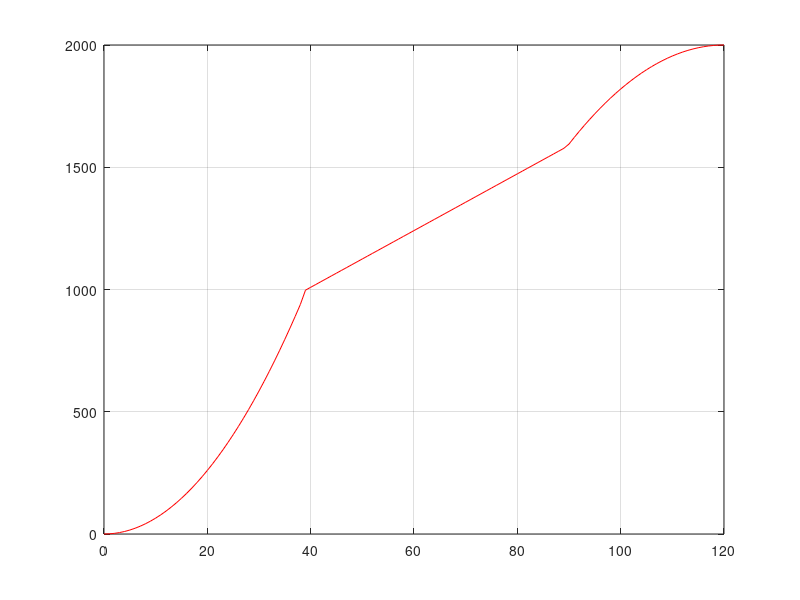
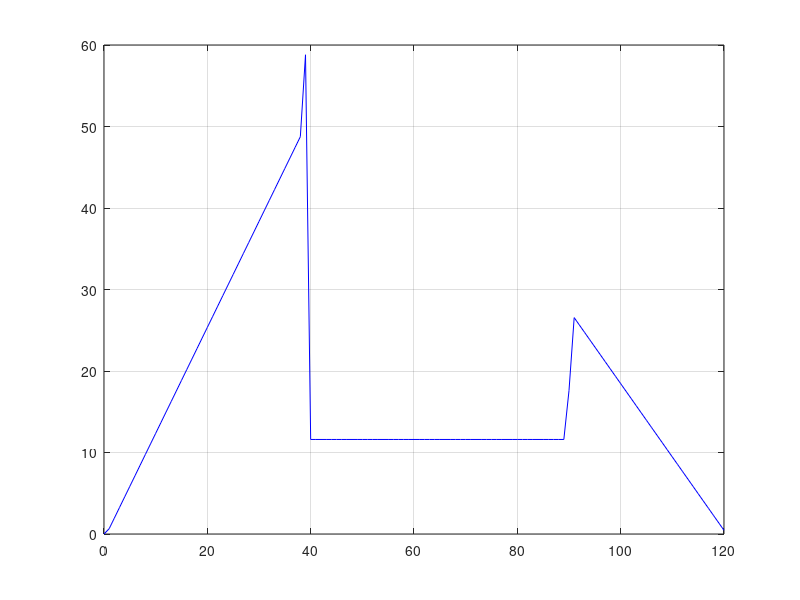

Write MATLAB code to recreate these figures, in order. (Note: this script raises an error after producing the figures.)
%Definition des parametres

dt = 1;
tmax = 120;
Temps = (0:dt:tmax)';
length_trip = 2000;

%Initialisation 1

%Dist0 = (length_trip/tmax)*Temps;

%Initialisation 2

lim1 = 39;
lim2 = 90;
length_vect = length(Temps);
Dist0 = linspace(0,length_trip,length_vect)';
Dist0(1:lim1) = (1.3/2)*Temps(1:lim1).*Temps(1:lim1) ;
Dist0(lim1+1:lim2) = 11.6 *Temps(lim1+1:lim2)+545;
Dist0(lim2+1:length_vect) = -0.45*Temps(lim2+1:length_vect).*Temps(lim2+1:length_vect)+108*Temps(lim2+1:length_vect)-4480;
Vit0 = [0; diff(Dist0)/dt];
Gamma0 = [0; diff(Vit0)/dt];
VarGamma0 = [0; diff(Gamma0)/dt];

%affichage de la situation initiale

X0 = Dist0;
X0 = [X0; Vit0];
X0 = [X0; Gamma0];
X0 = [X0; VarGamma0];

figure("Name"," Trajet initial")
plot(Temps,Dist0,'r')   
grid

figure("Name"," Vitesse initiale")
plot(Temps, Vit0, 'b')
grid

%Definition des contraintes d'inegalite

    % x(i+1) >= x(i)
 
A = [];
for i = 1:length_vect-1
    A = [A; zeros(1,i-1) 1 -1 zeros(1,length_vect-2 - (i-1))];  
end
A = [A zeros(length_vect-1, 3*length_vect )];
b = zeros(length_vect-1,1);

    % Pour t = 0:1.5 minutes x(i)<2000

for i = 1:3*(length_vect-1)/4
    A = [A; zeros(1,i-1) 1 zeros(1,((3*(length_vect-1))/4)-(i-1)) zeros(1, (length_vect-1)/4) zeros(1, 3* length_vect)];
end
    b = [b; (2000-1) * ones(3*(length_vect-1)/4,1)];

%Contraintes d'egalite

Aeq = [1 zeros(1,4*length_vect-1)];
Aeq = [Aeq; zeros(1,length_vect-1) 1 zeros(1,3*length_vect)];
Aeq = [Aeq; zeros(1,length_vect) 1 zeros(1,3*length_vect-1)];
Aeq = [Aeq; zeros(1,2*length_vect-1) 1 zeros(1,2*length_vect)];

beq = [0; 2000; 0; 0];


%Definition des limites inférieues et supérieures

lb = zeros(2*length_vect,1);
lb = [lb; -0.9* ones(1*length_vect,1)];
lb = [lb; -0.22* ones(1*length_vect,1)];

ub = 2000 * ones(length_vect,1);
ub = [ub; (140/3.6)*ones(length_vect,1)];
ub = [ub; 1.3*ones(length_vect,1)];
ub = [ub; 0.22*ones(length_vect,1)];


% fonction de minimilisation

[X,fval] = fmincon(@fun,X0,A,b,Aeq,beq,lb,ub,@mycon);

%Affichage du résultat

figure("Name"," Trajet")
plot(Temps,X(1:length_vect,1),'r')   
grid

figure("Name"," Vitesse ")
plot(Temps,X(length_vect+1:2*length_vect,1), 'b')
grid
    





